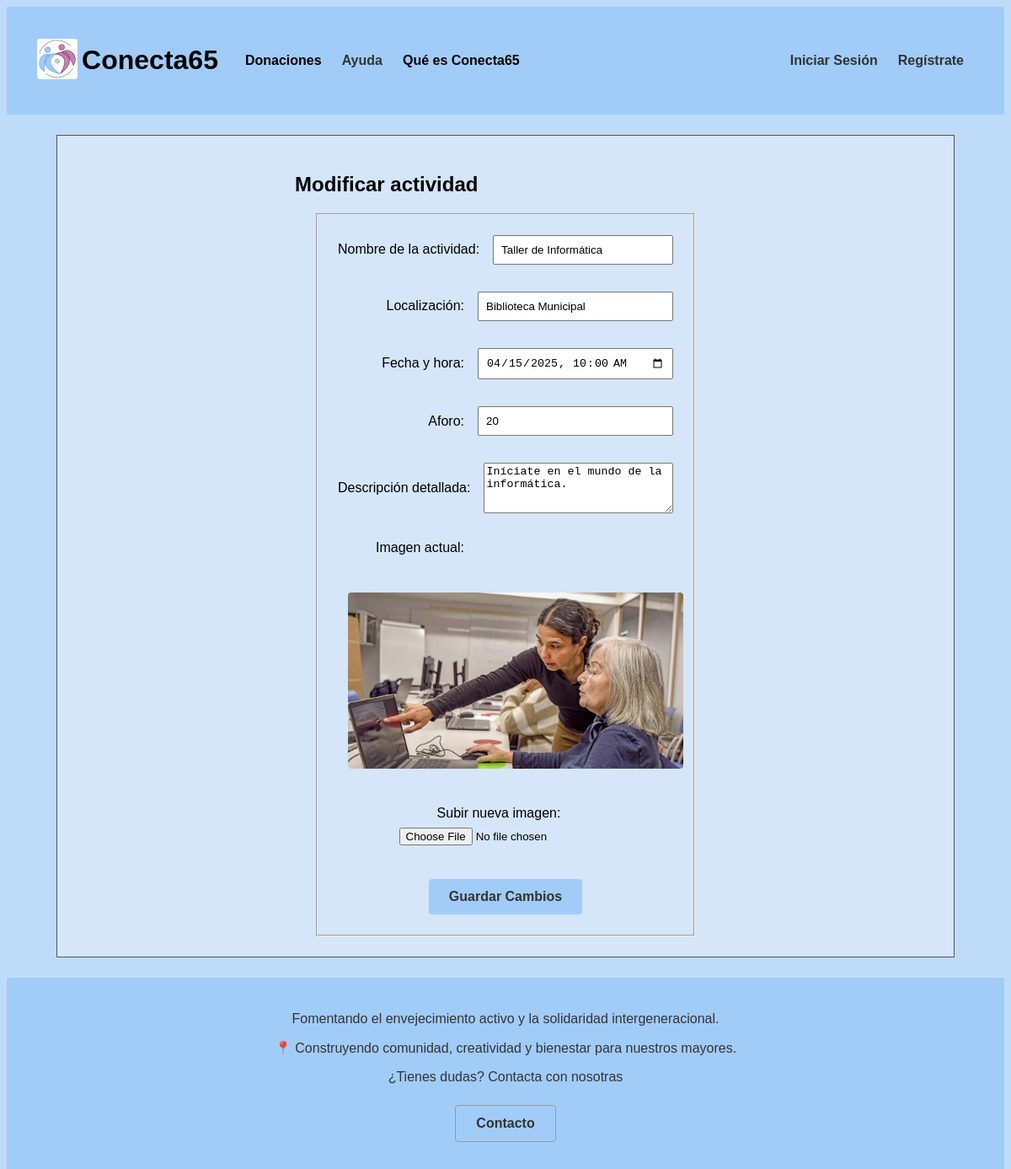
/p3_g1/ModificarActividad.php?id=3, run on the app's committed database.
### tables this page shows
CREATE TABLE `actividades` (
  `id` int(10) UNSIGNED NOT NULL,
  `nombre` varchar(35) NOT NULL,
  `localizacion` varchar(70) NOT NULL,
  `fecha_hora` datetime(6) NOT NULL,
  `descripcion` text NOT NULL,
  `aforo` tinyint(3) NOT NULL,
  `dirigida` tinyint(1) NOT NULL,
  `ocupacion` tinyint(3) NOT NULL,
  `foto` varchar(50) NOT NULL,
  `categoria` tinyint(1) NOT NULL
);

### p3_g1/includes/actividad/actividadDTO.php (called while the page is built, shortened)
<?php
class actividadDTO
{
    private $nombre;
    private $localizacion;
    private $fecha_hora;
    private $descripcion;
    private $aforo;
    private $foto;
    public function __construct($id, $nombre, $localizacion, $fecha_hora, $descripcion, $aforo, $dirigida, $ocupacion, $foto)
    {
        $this->nombre = $nombre;
        $this->localizacion = $localizacion;
        $this->fecha_hora = $fecha_hora;
        $this->descripcion = $descripcion;
        $this->aforo = $aforo;
        $this->foto = $foto;
    }
    public function nombre()
    {
        return $this->nombre;
    }
    public function localizacion()
    {
        return $this->localizacion;
    }
    public function fecha_hora()
    {
        return $this->fecha_hora;
    }
    public function descripcion()
    {
        return $this->descripcion;
    }
    public function aforo()
    {
        return $this->aforo;
    }
    public function foto()
    {
        return $this->foto;
    }
}
?>

### p3_g1/includes/actividad/actividadDAO.php (called while the page is built, shortened)
<?php
class actividadDAO extends baseDAO implements IActividad
{
    public function getActividadById($id)
    {
        try {
            $conn = application::getInstance()->getConexionBd();
            $query = "SELECT id, nombre, localizacion, fecha_hora, descripcion, aforo, dirigida, ocupacion, foto FROM actividades WHERE id = ?";
            $stmt = $conn->prepare($query);
            $stmt->bind_param("i", $id);
            $stmt->execute();
            $stmt->bind_result($id, $nombre, $localizacion, $fecha_hora, $descripcion, $aforo, $dirigida, $ocupacion, $foto);
            if ($stmt->fetch()) {
                return new actividadDTO($id, $nombre, $localizacion, $fecha_hora, $descripcion, $aforo, $dirigida, $ocupacion, $foto);
            }
        } finally {
            if ($stmt) {
                $stmt->close();
            }
        }
        return null;
    }
   }
?>

### p3_g1/includes/actividad/actividadAppService.php (called while the page is built, shortened)
<?php
class actividadAppService
{
    public function getActividadById($id)
    {
        $IActividadDAO = actividadFactory::CreateActividad();
        $actividad = $IActividadDAO->getActividadById($id);
        return $actividad;
    }
}
?>

### p3_g1/includes/modificarActividad/modificarActividadForm.php (the view, shortened to what this page needs)
<?php
class modificarActividadForm extends formBase
{
    private $actividad;
    public function __construct($actividad = null)
    {
        $this->actividad = $actividad;
    }
    protected function CreateFields($datos)
    {
        $id = $this->actividad ? $this->actividad->id() : ($datos['id'] ?? '');
        $nombre = $this->actividad ? $this->actividad->nombre() : ($datos['nombre'] ?? '');
        $localizacion = $this->actividad ? $this->actividad->localizacion() : ($datos['localizacion'] ?? '');
        $fecha_hora = $this->actividad ? date('Y-m-d\TH:i', strtotime($this->actividad->fecha_hora())) : ($datos['fecha_hora'] ?? '');
        $descripcion = $this->actividad ? $this->actividad->descripcion() : ($datos['descripcion'] ?? '');
        $aforo = $this->actividad ? $this->actividad->aforo() : ($datos['aforo'] ?? '');
        $dirigida = $this->actividad ? $this->actividad->dirigida() : ($datos['dirigida'] ?? '');
        $ocupacion = $this->actividad ? $this->actividad->ocupacion() : ($datos['ocupacion'] ?? '');
        $imagen = $this->actividad ? $this->actividad->foto() : null;
        $fechaMinima = date('Y-m-d\TH:i');
        $html = <<<EOF
            <div class="inForm">
                <fieldset>
                    <input type="hidden" name="id" value="$id" />
                    <p><label>Nombre de la actividad:</label> <input type="text" name="nombre" value="$nombre" required/></p>
                    <p><label>Localización:</label> <input type="text" name="localizacion" value="$localizacion" required/></p>
                    <p><label>Fecha y hora:</label> <input type="datetime-local" name="fecha_hora" value="$fecha_hora" min="$fechaMinima" required/></p>
                    <p><label>Aforo:</label> <input type="number" name="aforo" value="$aforo" required min="1" max="999"/></p>
                    <p><label>Descripción detallada:</label> <textarea name="descripcion" required>$descripcion</textarea></p>
                    <input type="hidden" name="dirigida" value="$dirigida" />
                    <input type="hidden" name="ocupacion" value="$ocupacion" />
                    <p><label>Imagen actual:</label></p>
                    <p>
                        <?php if ($imagen): ?>
                            <img src="$imagen" alt="Imagen de la actividad" width="475" />
                            <input type="hidden" name="imagenActual" value="$imagen" />
                        <?php endif; ?>
                    </p>
                    <p><label>Subir nueva imagen:</label> <input type="file" name="imagen" accept="image/*" /></p>
                    <button type="submit" name="modificar">Guardar Cambios</button>
                </fieldset>
            </div>
        EOF;
        return $html;
    }
}
?>

### p3_g1/CSS/estiloMovil.css (style rules this page uses)
.inForm fieldset p { flex-direction: column; align-items: flex-start; }
.inForm fieldset p label { text-align: left; margin-right: 0; margin-bottom: 0.5rem; min-width: auto; width: 100%; }
.inForm fieldset p input, .inForm fieldset p textarea { width: 100%; }
.inForm fieldset { padding: 1rem; }

### p3_g1/CSS/estilo.css (style rules this page uses)
html { height: 100%; width: 100%; margin: 0; padding: 0; font-family: 'Trebuchet MS', 'Lucida Sans Unicode', 'Lucida Grande', 'Lucida Sans', Arial, sans-serif; }
body { display: flex; flex-direction: column; background-color: #bedcfa; overflow-x: hidden; }
.inForm { display: flex; justify-content: center; width: 90%; margin: 0 auto; }
.inForm fieldset { display: flex; flex-direction: column; align-items: center; max-width: 500px; width: 100%; margin: 0 auto; padding: 1.5rem; box-sizing: border-box; gap: 1rem; }
.inForm fieldset p { display: flex; align-items: center; width: 100%; margin: 0 0 1rem 0; }
.inForm fieldset p label { min-width: 150px; text-align: right; margin-right: 1rem; }
.inForm fieldset p input { flex: 1; padding: 8px; box-sizing: border-box; min-width: 1rem; }
.inForm fieldset p textarea { flex: 1; height: 60px; box-sizing: border-box; }
.inForm fieldset > p:last-of-type { text-align: center; display: block; }
button { background-color: #a1ccf8; color: #333; font-weight: bold; font-size: 1rem; padding: 0.75rem 1.5rem; border: none; border-radius: 0.25rem; cursor: pointer; width: auto; }
img { margin: 0.75rem; border-radius: 0.25rem; max-width: 100%; height: auto; }

### data on the page
actividades: nombre "Taller de Informática", localizacion "Biblioteca Municipal", fecha_hora "04/15/2025 10:00", aforo "20", descripcion "Iníciate en el mundo de la informática.", foto (picture)
